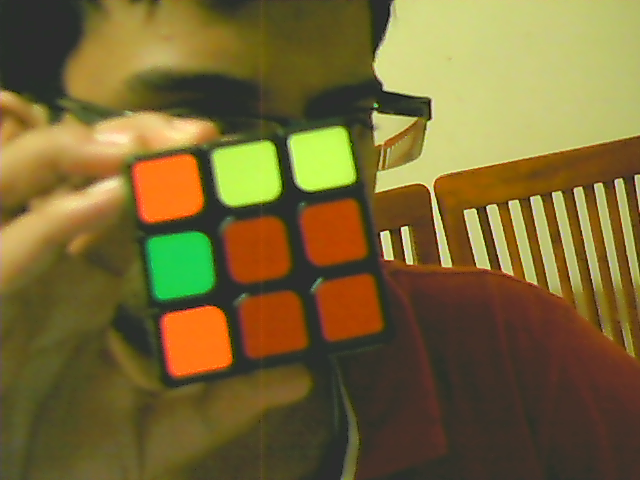
#> input picture photos/scramble004.png, 640 x 480 px, given in place of the camera
$ python calibration.py   (Python 2 division)   (older library calls are emulated)
#> lines starting #> are read from the running program, lines starting #| are printed output that depends on the picture; after the words box and inside, x2 and y2 are one past the last pixel; in counts of white or black regions, pixels touching at a corner belong together
#> further down, img is the input picture: shape (480, 640, 3); mean B, G, R 52.1, 103.5, 120.1
import numpy as np
import cv2
global edges, waitLength, ground_truth, faces_list
import os
import shutil

waitLength=0
try:
	cap = cv2.VideoCapture(1)

except:

	print "\n\nChange the VideoCapture argument in calibration.py"
	exit(0)

ground_truth = []
faces_list= []
boxes_list=[]
font = cv2.FONT_HERSHEY_SIMPLEX


def rect_trim(list_arg):
    # Recursively eliminates rectangles that overlap from the given list
    # Overlapping occurs if the distance between centers is less than width
    i = 0
    for rect in list_arg:
        current = rect
        if i > 0:
            prev = list_arg[i - 1]

            cx1, cy1 = current[0]
            cx2, cy2 = prev[0]

            d = cv2.norm((cx1, cy1), (cx2, cy2), cv2.NORM_L2)

            w, h = current[1]
            w2, h2 = prev[1]
            # trim for the external rectangle being detected as well.
            if d < w or w * h > 2 * (w2 * h2):
                list_arg.pop(i)
                i = i - 1
                rect_trim(list_arg)
        i = i + 1
    return list_arg, len(list_arg)

#input= contour
#output = list of minimum bounding rectangles around each sticker


def process_contours(contour_list):

    rectangles = []
    for cnt in contour_list:
        perimeter = cv2.arcLength(cnt, True)
        approx = cv2.approxPolyDP(cnt, 0.03 * perimeter, True)
        if len(approx) == 4 and cv2.contourArea(approx) > 10:

            rect = cv2.minAreaRect(approx) #returns rotated rectangle occupying least area
            box = cv2.boxPoints(rect)
            box = np.int0(box) #gets 4 corners of rotated rectangle
            a = cv2.norm(box[0], box[1], cv2.NORM_L2)
            b = cv2.norm(box[1], box[2], cv2.NORM_L2)
            c = cv2.norm(box[2], box[3], cv2.NORM_L2)
            d = cv2.norm(box[3], box[0], cv2.NORM_L2)
            if b == 0 or d == 0:
                continue
            r1 = float(a) / float(b)
            r2 = float(c) / float(d)
            r3 = float(a * c) / float(b * d)
            if 0.9 <= r1 <= 1.1 and 0.9 <= r2 <= 1.1:
                rectangles.append(rect)


    return rectangles


def process_img(input_frame):
    global picnumber, edges, waitLength
    img = cv2.flip(input_frame, 1)
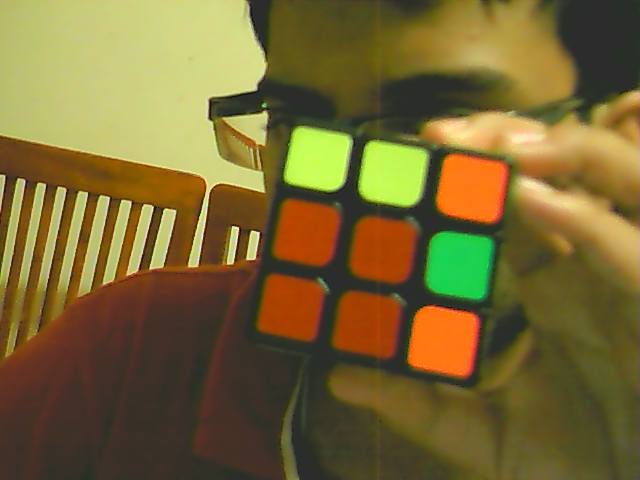
#> img: shape (480, 640, 3); mean B, G, R 52.1, 103.5, 120.1
    waitLength = 1
    hsv = cv2.cvtColor(img, cv2.COLOR_BGR2HSV)
#> hsv: shape (480, 640, 3); mean H, S, V 25, 140.6, 124.7

    val = hsv[::, ::, 2]
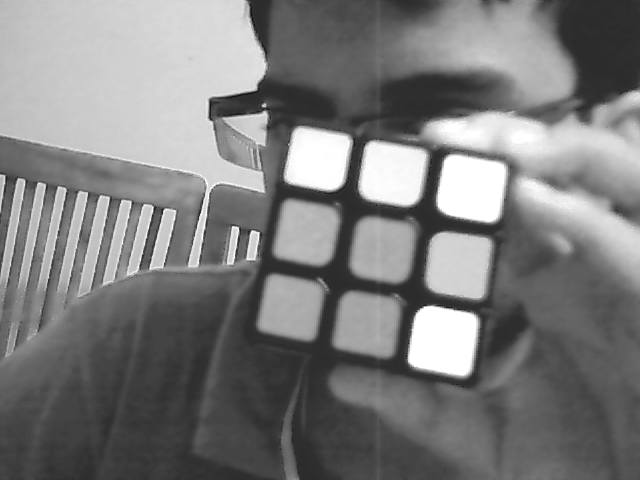
#> val: shape (480, 640); min 17, max 255, mean 124.7
    _, thresh = cv2.threshold(val, 20, 255, cv2.THRESH_BINARY + cv2.THRESH_OTSU)
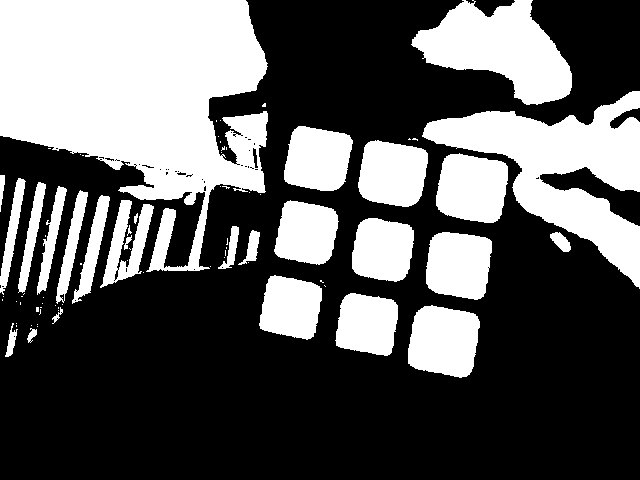
#> thresh: shape (480, 640); 36.5% white; 78 white regions (50 under 20 px), largest, box (x1, y1, x2, y2) and area: (0, 0, 268, 272) 44587, (422, 91, 640, 289) 16571, (411, 0, 572, 105) 9496

    kernel = np.ones((3, 3))

    erode = cv2.erode(thresh, kernel, iterations=2)
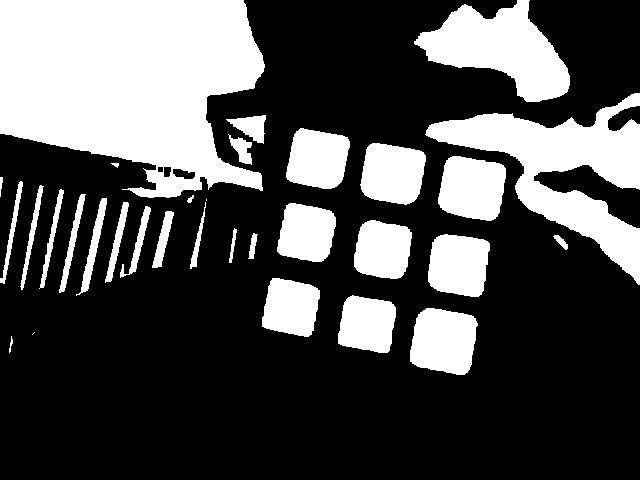
#> erode: shape (480, 640); 31% white; 32 white regions (2 under 20 px), largest, box (x1, y1, x2, y2) and area: (0, 0, 265, 198) 39025, (425, 93, 640, 285) 14345, (414, 0, 570, 102) 8365
    edges = cv2.Canny(erode, 200, 230)
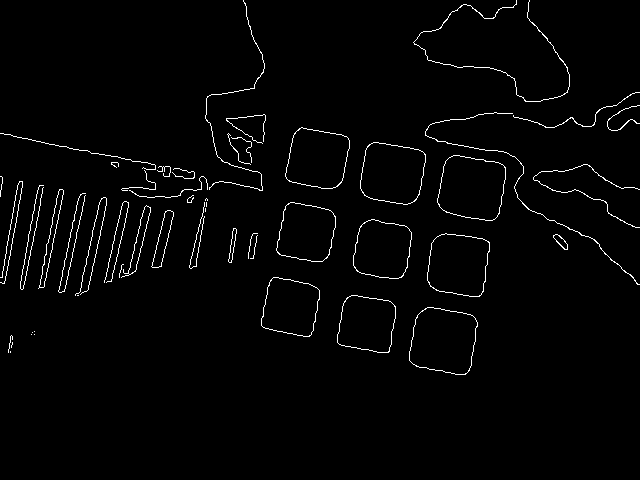
#> edges: shape (480, 640); 2% white in thin lines or dots, all inside (x1, y1, x2, y2) = (0, 0, 640, 375)

    _, contours, _ = cv2.findContours(edges.copy(), cv2.RETR_TREE, cv2.CHAIN_APPROX_SIMPLE)
#> contours = 66 contours, 36 with area under 20; largest, box (x1, y1, x2, y2) and area: (409, 307, 478, 375) 3642, (409, 307, 478, 375) 3634, (437, 155, 506, 221) 3545, (437, 155, 506, 221) 3540, (360, 142, 426, 205) 3257
    rect_list = process_contours(contours)
#> the loop in process_contours, `for cnt in contour_list:` made 66 passes
#> (perimeter, approx, rect, box, a, b, c, d) on passes 8, 10, 11: (237.8, [[425, 308], [409, 360], [465, 374], [475, 318]], ((443.9, 339.5), (56.75, 57.72), -75.96), [[465, 374], [409, 360], [422, 304], [478, 318]], 57.72, 57.49, 57.72, 57.49), (206.6, [[347, 297], [337, 342], [388, 352], [395, 306]], ((367, 324.2), (46.49, 51.97), -78.91), [[388, 352], [337, 342], [345, 296], [396, 306]], 51.97, 46.69, 51.97, 46.69), (205.4, [[349, 296], [394, 305], [387, 352], [337, 342]], ((366.7, 323.7), (47.46, 50.99), -78.69), [[387, 352], [337, 342], [346, 295], [396, 305]], 50.99, 47.85, 50.99, 47.85)
#> (perimeter, approx) on passes 1, 3, 4, 5, 6, 7: (2, [[10, 351], [10, 352]]), (45.31, [[11, 335], [12, 339], [11, 335], [8, 352]]), (0, [[34, 334]]), (0, [[31, 334]]), (0, [[32, 332]]), (0, [[34, 331]])
#> after the loop in process_contours, `for cnt in contour_list:`: rectangles = 14 items
#> rect_list = 14 items

    rectangles, new_length = rect_trim(rect_list)
#> the loop in rect_trim, `for rect in list_arg:` made 9 passes
#> (rect, current, prev, cx1, cy1, cx2, cy2, d) on pass 4: (((291.2, 307.1), (49.48, 49.96), -75.96), ((290.5, 306.4), (49.47, 49.24), -77.09), ((366.7, 323.7), (47.46, 50.99), -78.69), 290.5, 306.4, 366.7, 323.7, 78.82)
#> (current, prev, cx1, cy1, cx2, cy2, d, w) on passes 2 to 3: (((366.7, 323.7), (47.46, 50.99), -78.69), ((443.9, 339.5), (56.75, 57.72), -75.96), 366.7, 323.7, 443.9, 339.5, 78.82, 47.46), (((290.5, 306.4), (49.47, 49.24), -77.09), ((366.7, 323.7), (47.46, 50.99), -78.69), 290.5, 306.4, 366.7, 323.7, 78.08, 49.47)

    ret, img, segment = process_rectangles(rectangles, img)

    return  edges, img, ret, segment


def process_rectangles(rectlist, input_img):
    global ground_truth, waitLength, faces_list, picnumber
    new_length = len(rectlist)
    z=0
    segment = None
    flag = False
    if new_length == 9:
        waitLength = 0
        faces_list.append(input_img)

        flag = True
        rectlist.reverse()
        ijk = input_img.copy()
        for rect in rectlist:
            z+=1
            box = cv2.boxPoints(rect)
            box = np.int0(box)
            center = tuple(np.int0(rect[0])) #retrieveing center of box
            cv2.drawContours(input_img, [box], 0, (0, 0, 255), 2)
            if z == 5:
                l, b = center
                segment= ijk[b-5:b+5, l-5:l+5]
                cv2.circle(input_img,center, 10, (0,255,0), -1)

            message2 = "Space: Skip frame, C: Calibrate, Q: Quit, R: Restart "

            cv2.putText(input_img, str(z), center, cv2.FONT_HERSHEY_SIMPLEX, 0.5, (255, 255, 255), 2)
            cv2.putText(input_img, message2, (10, 470), font, 0.7, (255, 255, 255), 2)
#> this loop made 9 passes
#> rect on passes 1 to 9: ((317, 158), (52.84, 51.5), -77.09), ((392.8, 172.9), (50.62, 53.94), -79.32), ((471.7, 187.1), (53.15, 56.86), -78.06), ((306.3, 232.8), (50.22, 48.71), -77.35), ((382.2, 248.6), (46.32, 48.51), -75.68), ((458.3, 264.2), (54.92, 52.22), -79.51), ((290.5, 306.4), (49.47, 49.24), -77.09), ((366.7, 323.7), (47.46, 50.99), -78.69), ((443.9, 339.5), (56.75, 57.72), -75.96)
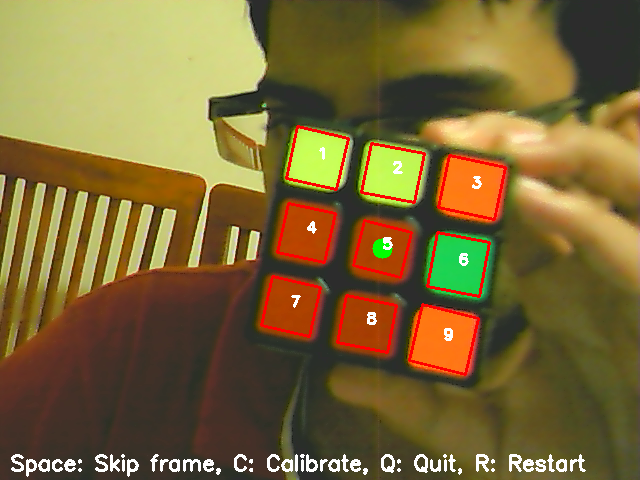
#> input_img: shape (480, 640, 3); mean B, G, R 54.5, 103.9, 123.7


    return flag, input_img, segment

#for i in range(1,7):

    #imname = 'photos/scramble'+str(i).zfill(3)+'.png'
    #img = cv2.imread(imname)

"""
Making a clean slate
"""
if os.path.isdir('photos'):
    shutil.rmtree('photos')
os.mkdir('photos')

picnumber = 0
while True:
    ret, img = cap.read()
    fname = 'photos/scramble' + str(picnumber).zfill(3) + '.png'
    #img= cv2.flip(img, 1)

    edges, output, retval, region = process_img(img)
    info = str(picnumber)+' cube faces calibrated.'
    if picnumber==6:
        info = info+' Press Q to Quit.'
    cv2.putText(output, info, (10, 450), font, 0.7, (255, 255, 255), 2)
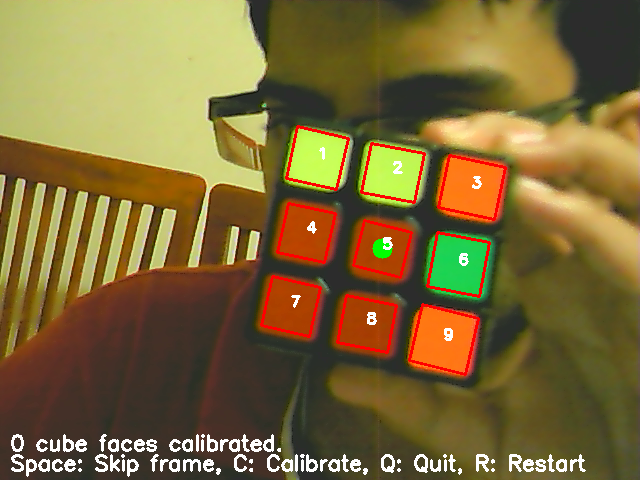
#> output: shape (480, 640, 3); 0.57% of pixels changed, all inside (x1, y1, x2, y2) = (11, 434, 281, 452)
    cv2.imshow('Identified Rectangles', output)
    cv2.imshow('Canny', edges)
    cv2.moveWindow('Canny', 700, 0)

    key= cv2.waitKey(waitLength)
#> (key q is pressed here)

    if key & 0xFF == ord('c') and retval and picnumber<6:
        ground_truth.append(region)
        if os.path.exists(fname):
            os.remove(fname)
        cv2.imwrite(fname, img)
        picnumber += 1
    elif key & 0xFF == ord('r'):
        boxes_list=[]
        ground_truth=[]
    elif key & 0xFF == ord('q'):
        cv2.destroyAllWindows()
        cap.release()
        break


"""
Press C to calibrate.
Save image on calibration.
"""

cv2.destroyAllWindows()

$ run again, on photos/scramble005.png
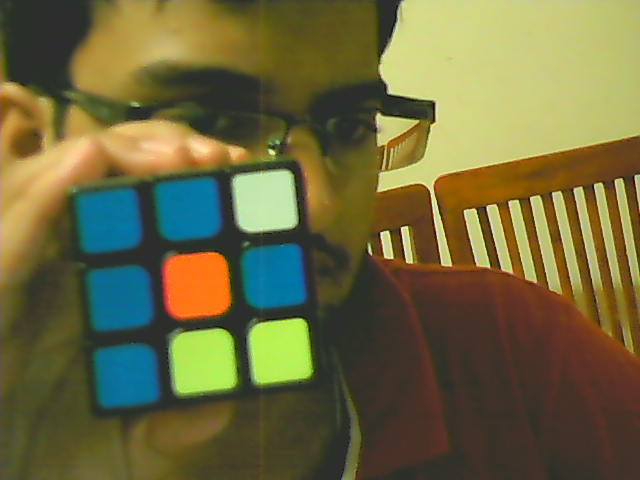
#> input picture photos/scramble005.png, 640 x 480 px, given in place of the camera
#> img is the input picture: shape (480, 640, 3); mean B, G, R 62.6, 104.5, 109.5
#> hsv: shape (480, 640, 3); mean H, S, V 31.5, 131.8, 120.8
#> in process_img, `_, thresh = cv2.threshold(val, 20, 255, cv2.THRESH_BINARY + cv2.THRESH..`:
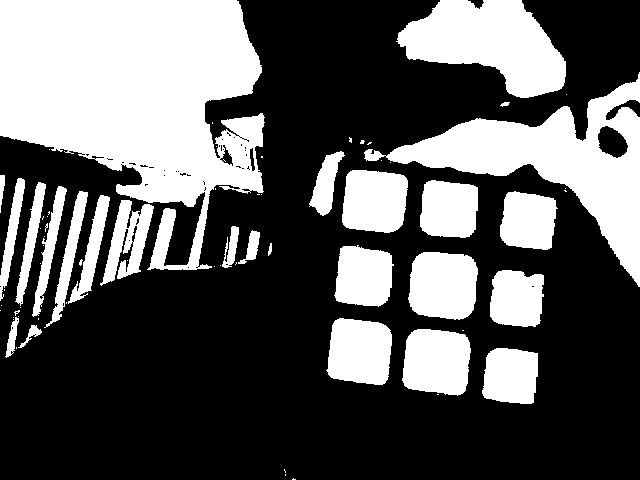
#> thresh: shape (480, 640); 36.3% white; 71 white regions (45 under 20 px), largest, box (x1, y1, x2, y2) and area: (0, 0, 265, 270) 44408, (364, 72, 640, 287) 16735, (396, 0, 566, 98) 10109
#> erode: shape (480, 640); 30.6% white; 41 white regions (9 under 20 px), largest, box (x1, y1, x2, y2) and area: (0, 0, 261, 205) 38848, (390, 81, 640, 283) 14385, (400, 0, 564, 96) 9114
#> edges: shape (480, 640); 2% white in thin lines or dots, all inside (x1, y1, x2, y2) = (0, 0, 640, 402)
#> contours = 94 contours, 62 with area under 20; largest, box (x1, y1, x2, y2) and area: (410, 253, 476, 317) 3519, (410, 253, 476, 317) 3509, (404, 330, 469, 393) 3354, (404, 330, 469, 393) 3346, (329, 320, 390, 383) 3170
#> the loop in process_contours, `for cnt in contour_list:` made 94 passes
#> (perimeter, approx, rect, box, a, b, c, d) on passes 3 to 4: (187.8, [[493, 352], [485, 394], [530, 401], [535, 355]], ((509.9, 375.5), (46.27, 45.49), -83.8), [[530, 401], [484, 396], [489, 350], [535, 355]], 46.27, 46.27, 46.27, 46.27), (187.8, [[493, 352], [535, 355], [530, 401], [485, 394]], ((509.9, 375.5), (46.27, 45.49), -83.8), [[530, 401], [484, 396], [489, 350], [535, 355]], 46.27, 46.27, 46.27, 46.27)
#> after the loop in process_contours, `for cnt in contour_list:`: rectangles = 15 items
#> the loop in rect_trim, `for rect in list_arg:` made 9 passes
#> (rect, current, prev, cx1, cy1, cx2, cy2, d) on pass 2: (((509.9, 375.5), (46.27, 45.49), -83.8), ((359.5, 351.5), (51.17, 54.33), -78.47), ((437, 360.3), (54.81, 55.44), -82.75), 359.5, 351.5, 437, 360.3, 77.96)
#> the loop in process_rectangles, `for rect in rectlist:` made 9 passes
#> rect on passes 1 to 8: ((374.5, 201), (50.36, 53.68), -83.54), ((448.9, 208.5), (45.67, 46.39), -82.23), ((528.5, 220), (44.18, 47.67), -79.7), ((363.2, 275.7), (49.5, 45.82), -81.87), ((443.1, 284.6), (53.22, 52.35), -83.42), ((517.5, 297.5), (45.94, 42.18), -83.66), ((359.5, 351.5), (51.17, 54.33), -78.47), ((437, 360.3), (54.81, 55.44), -82.75)
#> `cv2.putText(output, info, (10, 450), font, 0.7, (255, 255, 255), 2)`:
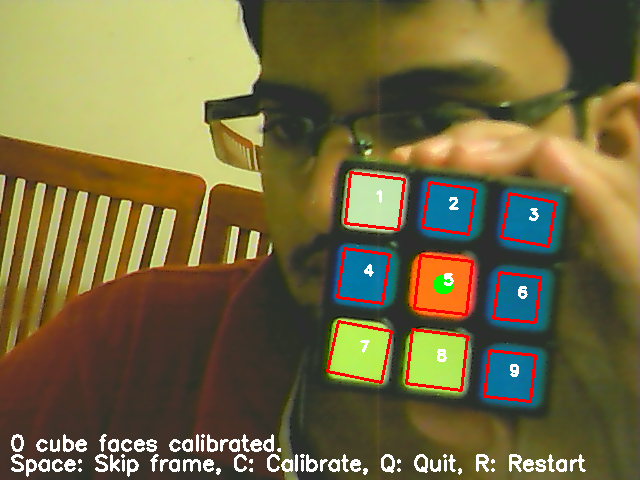
#> output: shape (480, 640, 3); mean B, G, R 64.6, 105.7, 115.5
